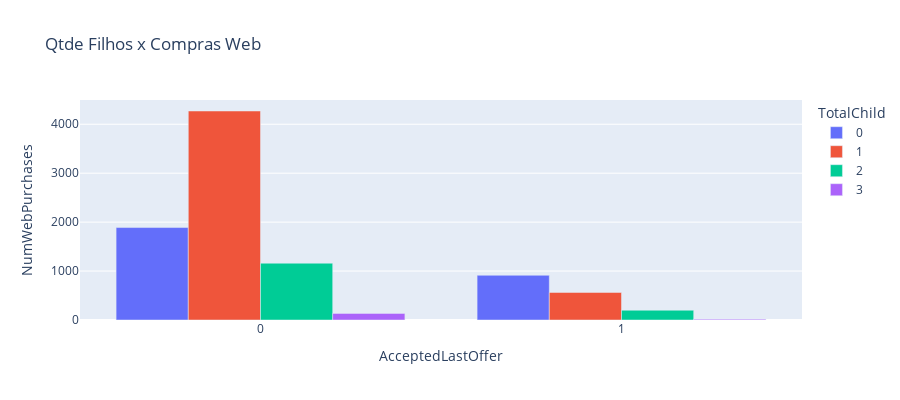

Write notebook code for a chart like this one.
### Code cell
aux_df = df.groupby(['AcceptedLastOffer', 'TotalChild'])['NumWebPurchases'].sum().reset_index()
fig = px.bar(aux_df, x='AcceptedLastOffer', y='NumWebPurchases', color='TotalChild',
             barmode='group', height=400, title='Qtde Filhos x Compras Web')
fig.show()

### Figure 1 — Plotly figure (JSON) as saved in the notebook; plotly's stock layout.template omitted (floating-point values rounded to 4 significant figures)
{"data": [{"alignmentgroup": "True", "hovertemplate": "TotalChild=0<br>AcceptedLastOffer=%{x}<br>NumWebPurchases=%{y}<extra></extra>", "legendgroup": "0", "marker": {"color": "#636efa", "pattern": {"shape": ""}}, "name": "0", "offsetgroup": "0", "orientation": "v", "showlegend": true, "textposition": "auto", "type": "bar", "x": ["0", "1"], "xaxis": "x", "y": [1889, 914], "yaxis": "y"}, {"alignmentgroup": "True", "hovertemplate": "TotalChild=1<br>AcceptedLastOffer=%{x}<br>NumWebPurchases=%{y}<extra></extra>", "legendgroup": "1", "marker": {"color": "#EF553B", "pattern": {"shape": ""}}, "name": "1", "offsetgroup": "1", "orientation": "v", "showlegend": true, "textposition": "auto", "type": "bar", "x": ["0", "1"], "xaxis": "x", "y": [4271, 563], "yaxis": "y"}, {"alignmentgroup": "True", "hovertemplate": "TotalChild=2<br>AcceptedLastOffer=%{x}<br>NumWebPurchases=%{y}<extra></extra>", "legendgroup": "2", "marker": {"color": "#00cc96", "pattern": {"shape": ""}}, "name": "2", "offsetgroup": "2", "orientation": "v", "showlegend": true, "textposition": "auto", "type": "bar", "x": ["0", "1"], "xaxis": "x", "y": [1161, 200], "yaxis": "y"}, {"alignmentgroup": "True", "hovertemplate": "TotalChild=3<br>AcceptedLastOffer=%{x}<br>NumWebPurchases=%{y}<extra></extra>", "legendgroup": "3", "marker": {"color": "#ab63fa", "pattern": {"shape": ""}}, "name": "3", "offsetgroup": "3", "orientation": "v", "showlegend": true, "textposition": "auto", "type": "bar", "x": ["0", "1"], "xaxis": "x", "y": [135, 17], "yaxis": "y"}], "layout": {"barmode": "group", "height": 400, "legend": {"title": {"text": "TotalChild"}, "tracegroupgap": 0}, "title": {"text": "Qtde Filhos x Compras Web"}, "xaxis": {"anchor": "y", "domain": [0, 1], "title": {"text": "AcceptedLastOffer"}}, "yaxis": {"anchor": "x", "domain": [0, 1], "title": {"text": "NumWebPurchases"}}}}
